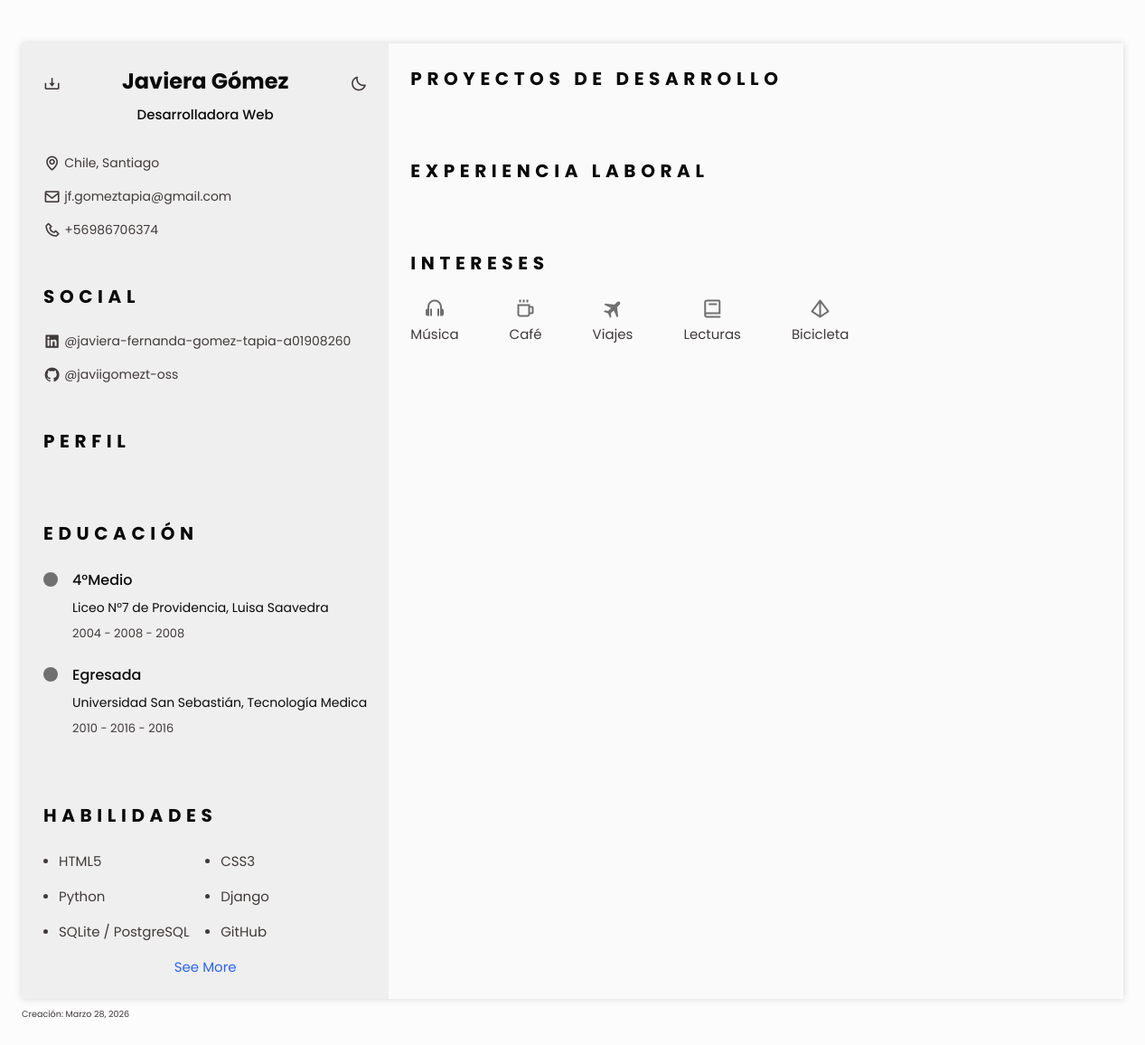
Page /digital_cv/ on the earlier database version.
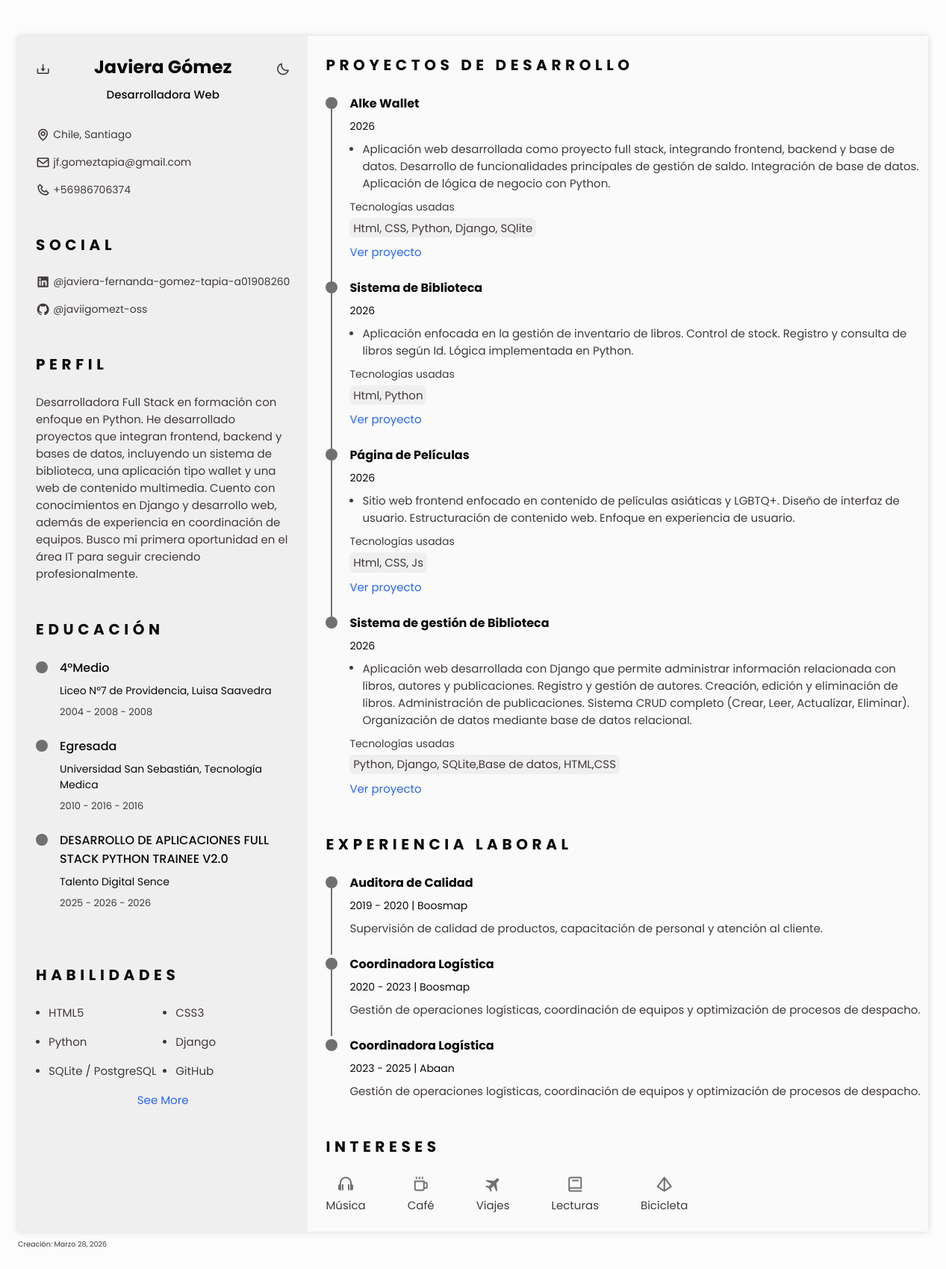
Same page on the later database version.
### apps/portfolio/models.py (models this page shows, shortened)
class Personal(models.Model):
    name = models.CharField(max_length=50, blank=True, null=True)
    role = models.TextField(max_length=500, blank=True, null=True)
    mini_description = models.TextField(max_length=500, blank=True, null=True)
    cv_description = models.TextField(max_length=500, blank=True, null=True)
    cv_link = models.URLField(blank=True, null=True)
    photo = models.ImageField(upload_to='profile_pics/main', blank=True, null=True)
    github = models.URLField(blank=True, null=True)
    linkedin = models.URLField(blank=True, null=True)
    phone = models.CharField(max_length=20, blank=True, null=True)
    email = models.EmailField(blank=True, null=True)
    location = models.CharField(max_length=50, blank=True, null=True)

class Education(models.Model):
    school_name = models.CharField(max_length=200)
    degree = models.CharField(max_length=200)
    start_date = models.CharField(max_length=7)  # Store as string in "MMM YYYY" format
    end_date = models.CharField(max_length=7, null=True, blank=True)  # Store as string in "MMM YYYY" format
    @property
    def formatted_start_date(self):
        if len(self.start_date) == 7:
            month = self.start_date[:3].capitalize()
            year = self.start_date[3:]
            return f"{month} {year}"
        return self.start_date
    @property
    def formatted_end_date(self):
        if len(self.end_date) == 7:
            month = self.end_date[:3].capitalize()
            year = self.end_date[3:]
            return f"{month} {year}"
        return self.end_date
    class Meta:
        ordering = ['start_date']
    def date_range(self):
        return f"{self.formatted_start_date} - {self.formatted_end_date}"

class Technology(models.Model):
    name = models.CharField(max_length=100)
    photo = models.URLField(blank=True, null=True)

class Proyecto(models.Model):
    titulo = models.CharField(max_length=200)
    descripcion = models.TextField()
    tecnologias = models.CharField(max_length=200)
    fecha = models.CharField(max_length=100, blank=True, null=True)
    imagen = models.ImageField(upload_to='proyectos/', blank=True, null=True)
    link = models.URLField(blank=True, null=True)

class ExperienciaLaboral(models.Model):
    empresa = models.CharField(max_length=200)
    cargo = models.CharField(max_length=200)
    fecha_inicio = models.CharField(max_length=50)
    fecha_fin = models.CharField(max_length=50, blank=True, null=True)
    descripcion = models.TextField()

### apps/portfolio/views.py (the view)
# urls.py: path('digital_cv/', DigitalCVPageView.as_view(), name='digital_cv'),
class DigitalCVPageView(TemplateView):
    template_name = 'portfolio/digital_cv.html'
    def get_context_data(self, **kwargs):
        context = super().get_context_data(**kwargs)
        experiences = Experience.objects.all()
        for experience in experiences:
            descriptions = Description.objects.filter(experience=experience).order_by('order_number')
            experience.descriptions.set(descriptions)
        context['experiences'] = experiences
        context['personal'] = Personal.objects.all()
        context['education'] = Education.objects.all()
        context['technologies'] = Technology.objects.all()
        context['proyectos'] = Proyecto.objects.all()
        context['experiencia_laboral'] = ExperienciaLaboral.objects.all()
        context['portfolio'] = Portfolio.objects.filter(
            Q(filter='filter-certification')
        )
        grouped_portfolio = {}
        portfolios = sorted(context['portfolio'], key=attrgetter('year'), reverse=True)
        for item in portfolios:
            issuer_name = item.issuer.name if item.issuer else "Unknown Issuer"
            if issuer_name not in grouped_portfolio:
                grouped_portfolio[issuer_name] = []
            grouped_portfolio[issuer_name].append(item)
        context['grouped_portfolio'] = grouped_portfolio
        return context

### templates/portfolio/digital_cv.html (shortened to what this page needs)
{% load static %}
<!DOCTYPE html>
<html lang="en">
<head>
    <link rel="stylesheet" href="https://cdn.jsdelivr.net/npm/boxicons@latest/css/boxicons.min.css">
    <link rel="stylesheet" href="{% static 'assets/css/styles_cv.css' %}">
</head>
<body>
    <main class="l-main bd-container">
        <div class="resume" id="area-cv">
            <div class="resume__left">
                {% for personal_info in personal %}
                <section class="home" id="home">
                    <div class="home__container section bd-grid">
                        <div class="home__data bd-grid">
                            <h1 class="home__title"><b>{{ personal_info.name }}</b></h1>
                            <h3 class="home__profession">{{ personal_info.role }}</h3>
                        </div>
                        <div class="home__address bd-grid">
                            <span class="home__information">
                                <i class='bx bx-map home__icon'></i> {{ personal_info.location }}
                            </span>
                            <a href="mailto:jf.gomeztapia@gmail.com" target="_black" class="home__information">
                                <i class='bx bx-envelope home__icon'></i> {{ personal_info.email }}
                            </a>
                            <a href="tel:+56986706374" target="_black" class="home__information">
                                <i class='bx bx-phone home__icon'></i> {{ personal_info.phone }}
                            </a>
                        </div>
                    </div>
                    <i class="bx bx-moon change-theme" title="Theme" id="theme-button"></i>
                    <a title="Download PDF" class="bx bx-download generate-pdf"
                        href="{% static 'assets/pdf/javiera_gomez_tapia_desarrolladora.pdf' %}" download></a>
                </section>
                <section class="social section">
                    <h2 class="section-title">SOCIAL</h2>
                    <div class="social__container bd-grid">
                        <a href="{{ personal_info.linkedin }}" target="_blank" class="social__link">
                            <i class='bx bxl-linkedin-square social__icon'></i> @javiera-fernanda-gomez-tapia-a01908260
                        </a>
                        <a href="{{ personal_info.github }}" target="_blank" class="social__link">
                            <i class='bx bxl-github social__icon'></i> @javiigomezt-oss
                        </a>
                    </div>
                </section>
                <section class="profile section" id="profile">
                    <h2 class="section-title">Perfil</h2>
                    <p class="profile__description">
                        {{ personal_info.cv_description }}
                    </p>
                </section>
                {% endfor %}
                <section class="education section" id="education">
                    <h2 class="section-title">Educación</h2>
                    {% for education_info in education %}
                    <div class="education__container bd-grid">
                        <div class="education__content">
                            <div class="education__time">
                                <span class="education__rounder"></span>
                            </div>
                            <div class="education__data bd-grid">
                                <h3 class="education__title">{{ education_info.degree }}</h3>
                                <span class="education__studies">{{ education_info.school_name }}</span>
                                <span class="education__year">
                                    {{ education_info.date_range }} -
                                    {% if education_info.is_current %}
                                    Present
                                    {% else %}
                                    {{ education_info.formatted_end_date }}
                                    {% endif %}
                                </span>
                            </div>
                        </div>
                    </div>
                    <br>
                    {% endfor %}
                </section>
                <section class="skills section hide" id="skills">
                    <h2 class="section-title">Habilidades</h2>
                    <div class="skills__content bd-grid">
                        {% for technologies_skills in technologies %}
                        <div class="skills__name">
                            <span class="skills__circle"></span> {{ technologies_skills.name }}
                        </div>
                        {% endfor %}
                    </div>
                    <a href="#" class="skills-button" id="skills-button">See More</a>
                </section>
            </div>
            <div class="resume__right">
                <section class="experience section" id="experience">
                    <h2 class="section-title">Proyectos de desarrollo</h2>
                    <div class="experience__container bd-grid">
                        {% for proyecto in proyectos %}
                        <div class="experience__content">
                            <div class="experience__time">
                                <span class="experience__rounder"></span>
                                <span class="experience__line"></span>
                            </div>
                            <div class="experience__data bd-grid">
                                <h3 class="experience__title">
                                    <strong>{{ proyecto.titulo }}</strong>
                                </h3>
                                <span class="experience__company">
                                    {{ proyecto.fecha }}
                                </span>
                                <ul class="experience__list">
                                    <li class="experience__description">
                                        <span class="experience__circle"></span>
                                        <div>{{ proyecto.descripcion }}</div>
                                    </li>
                                </ul>
                                <div class="experience__technologies">
                                    <span>Tecnologías usadas</span>
                                    <ul class="experience__technologies-list">
                                        <li class="experience__technologies-item">
                                            {{ proyecto.tecnologias }}
                                        </li>
                                    </ul>
                                </div>
                                {% if proyecto.link %}
                                <div>
                                    <a href="{{ proyecto.link }}" target="_blank">
                                        Ver proyecto
                                    </a>
                                </div>
                                {% endif %}
                            </div>
                        </div>
                        {% endfor %}
                    </div>
                </section>
                <section>
                    <section class="experience section" id="work">
                        <h2 class="section-title">Experiencia Laboral</h2>
                        <div class="experience__container bd-grid">
                            {% for exp in experiencia_laboral %}
                            <div class="experience__content">
                                <div class="experience__time">
                                    <span class="experience__rounder"></span>
                                    <span class="experience__line"></span>
                                </div>
                                <div class="experience__data bd-grid">
                                    <h3 class="experience__title">
                                        <strong>{{ exp.cargo }}</strong>
                                    </h3>
                                    <span class="experience__company">
                                        {{ exp.fecha_inicio }} - {{ exp.fecha_fin }} | {{ exp.empresa }}
                                    </span>
                                    <p class="experience__description">
                                        {{ exp.descripcion }}
                                    </p>
                                </div>
                            </div>
                            {% endfor %}
                        </div>
                    </section>
                    <section class="interests section">
                        <h2 class="section-title">Intereses</h2>
                        <div class="interests__container bd-grid">
                            <div class="interests__content">
                                <i class="bx bx-headphone interests__icon"></i>
                                <span class="interests__name">Música</span>
                            </div>
                            <div class="interests__content">
                                <i class="bx bx-coffee interests__icon"></i>
                                <span class="interests__name">Café</span>
                            </div>
                            <div class="interests__content">
                                <i class="bx bxs-plane-alt interests__icon"></i>
                                <span class="interests__name">Viajes</span>
                            </div>
                            <div class="interests__content">
                                <i class="bx bx-book interests__icon"></i>
                                <span class="interests__name">Lecturas</span>
                            </div>
                            <div class="interests__content">
                                <i class='bx bx-pyramid interests__icon'></i>
                                <span class="interests__name">Bicicleta</span>
                            </div>
                        </div>
                    </section>
            </div>
        </div>
        <p class="updated">Creación: Marzo 28, 2026</p>
    </main>
</body>
</html>

Differences in the rows shown:
changed Personal "Javiera Gómez": cv_description (not shown) → "Desarrolladora Full Stack en formación con enfoque en Python. He desarrollado proyectos que integran frontend, backend y bases de datos, incluyendo un sistema de biblioteca, una aplicación tipo wallet y una web de contenido multimedia. Cuento con conocimientos en Django y desarrollo web, además de experiencia en coordinación de equipos. Busco mi primera oportunidad en el área IT para seguir creciendo profesionalmente."
added Education: degree "DESARROLLO DE APLICACIONES FULL STACK PYTHON TRAINEE V2.0", school_name "Talento Digital Sence", date_range "2025 - 2026", formatted_end_date "2026"
added Proyecto: titulo "Alke Wallet", fecha "2026", descripcion "Aplicación web desarrollada como proyecto full stack, integrando frontend, backend y base de datos. Desarrollo de funcionalidades principales de gestión de saldo. Integración de base de datos. Aplicación de lógica de negocio con Python.", tecnologias "Html, CSS, Python, Django, SQlite"
added Proyecto: titulo "Sistema de Biblioteca", fecha "2026", descripcion "Aplicación enfocada en la gestión de inventario de libros. Control de stock. Registro y consulta de libros según Id. Lógica implementada en Python.", tecnologias "Html, Python"
added Proyecto: titulo "Página de Películas", fecha "2026", descripcion "Sitio web frontend enfocado en contenido de películas asiáticas y LGBTQ+. Diseño de interfaz de usuario. Estructuración de contenido web. Enfoque en experiencia de usuario.", tecnologias "Html, CSS, Js"
added Proyecto: titulo "Sistema de gestión de Biblioteca", fecha "2026", descripcion "Aplicación web desarrollada con Django que permite administrar información relacionada con libros, autores y publicaciones. Registro y gestión de autores. Creación, edición y eliminación de libros. Administración de publicaciones. Sistema CRUD completo (Crear, Leer, Actualizar, Eliminar). Organización de datos mediante base de datos relacional.", tecnologias "Python, Django, SQLite,Base de datos, HTML,CSS"
added ExperienciaLaboral: cargo "Auditora de Calidad", fecha_inicio "2019", fecha_fin "2020", empresa "Boosmap", descripcion "Supervisión de calidad de productos, capacitación de personal y atención al cliente."
added ExperienciaLaboral: cargo "Coordinadora Logística", fecha_inicio "2020", fecha_fin "2023", empresa "Boosmap", descripcion "Gestión de operaciones logísticas, coordinación de equipos y optimización de procesos de despacho."
added ExperienciaLaboral: cargo "Coordinadora Logística", fecha_inicio "2023", fecha_fin "2025", empresa "Abaan", descripcion "Gestión de operaciones logísticas, coordinación de equipos y optimización de procesos de despacho."
